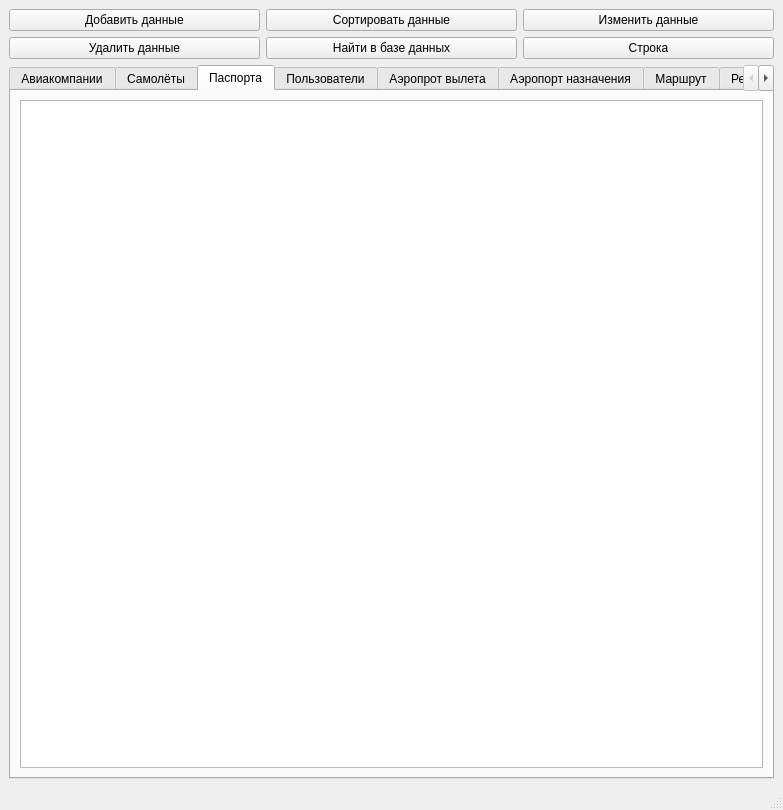
<?xml version="1.0" encoding="UTF-8"?>
<ui version="4.0">
 <class>MainWindow</class>
 <widget class="QMainWindow" name="MainWindow">
  <property name="geometry">
   <rect>
    <x>0</x>
    <y>0</y>
    <width>783</width>
    <height>810</height>
   </rect>
  </property>
  <property name="windowTitle">
   <string>MainWindow</string>
  </property>
  <property name="layoutDirection">
   <enum>Qt::LeftToRight</enum>
  </property>
  <property name="styleSheet">
   <string notr="true"/>
  </property>
  <widget class="QWidget" name="centralwidget">
   <layout class="QGridLayout" name="gridLayout">
    <item row="0" column="0">
     <widget class="QPushButton" name="pushButton">
      <property name="styleSheet">
       <string notr="true"/>
      </property>
      <property name="text">
       <string>Добавить данные</string>
      </property>
     </widget>
    </item>
    <item row="0" column="1">
     <widget class="QPushButton" name="pushButton_4">
      <property name="text">
       <string>Сортировать данные</string>
      </property>
     </widget>
    </item>
    <item row="1" column="1">
     <widget class="QPushButton" name="pushButton_3">
      <property name="text">
       <string>Найти в базе данных</string>
      </property>
     </widget>
    </item>
    <item row="1" column="0">
     <widget class="QPushButton" name="pushButton_2">
      <property name="text">
       <string>Удалить данные</string>
      </property>
     </widget>
    </item>
    <item row="0" column="2">
     <widget class="QPushButton" name="pushButton_change">
      <property name="text">
       <string>Изменить данные</string>
      </property>
     </widget>
    </item>
    <item row="2" column="0" colspan="3">
     <widget class="QTabWidget" name="tab_widget">
      <property name="styleSheet">
       <string notr="true"/>
      </property>
      <property name="currentIndex">
       <number>2</number>
      </property>
      <widget class="QWidget" name="Airline_tab">
       <attribute name="title">
        <string>Авиакомпании</string>
       </attribute>
       <layout class="QGridLayout" name="gridLayout_3">
        <item row="0" column="0">
         <widget class="QTableView" name="airline_tableView">
          <property name="styleSheet">
           <string notr="true"/>
          </property>
         </widget>
        </item>
       </layout>
      </widget>
      <widget class="QWidget" name="Plane_tab">
       <attribute name="title">
        <string>Самолёты</string>
       </attribute>
       <layout class="QGridLayout" name="gridLayout_4">
        <item row="0" column="0">
         <widget class="QTableView" name="plane_tableView">
          <property name="styleSheet">
           <string notr="true"/>
          </property>
         </widget>
        </item>
       </layout>
      </widget>
      <widget class="QWidget" name="passport_users_tab">
       <attribute name="title">
        <string>Паспорта</string>
       </attribute>
       <layout class="QGridLayout" name="gridLayout_5">
        <item row="0" column="0">
         <widget class="QTableView" name="passpor_user_tableView">
          <property name="styleSheet">
           <string notr="true"/>
          </property>
         </widget>
        </item>
       </layout>
      </widget>
      <widget class="QWidget" name="users_tab">
       <attribute name="title">
        <string>Пользователи</string>
       </attribute>
       <layout class="QGridLayout" name="gridLayout_6">
        <item row="0" column="0">
         <widget class="QTableView" name="users_tableView">
          <property name="styleSheet">
           <string notr="true"/>
          </property>
         </widget>
        </item>
       </layout>
      </widget>
      <widget class="QWidget" name="airport_out_tab">
       <attribute name="title">
        <string>Аэропрот вылета</string>
       </attribute>
       <layout class="QGridLayout" name="gridLayout_7">
        <item row="0" column="0">
         <widget class="QTableView" name="airport_out_tableView">
          <property name="styleSheet">
           <string notr="true"/>
          </property>
         </widget>
        </item>
       </layout>
      </widget>
      <widget class="QWidget" name="airport_in_tab">
       <attribute name="title">
        <string>Аэропорт назначения</string>
       </attribute>
       <layout class="QGridLayout" name="gridLayout_8">
        <item row="0" column="0">
         <widget class="QTableView" name="airport_in_tableView">
          <property name="styleSheet">
           <string notr="true"/>
          </property>
         </widget>
        </item>
       </layout>
      </widget>
      <widget class="QWidget" name="route_tab">
       <attribute name="title">
        <string>Маршрут</string>
       </attribute>
       <layout class="QGridLayout" name="gridLayout_9">
        <item row="0" column="0">
         <widget class="QTableView" name="route_tableView">
          <property name="styleSheet">
           <string notr="true"/>
          </property>
         </widget>
        </item>
       </layout>
      </widget>
      <widget class="QWidget" name="flight_tab">
       <attribute name="title">
        <string>Рейс</string>
       </attribute>
       <layout class="QGridLayout" name="gridLayout_10">
        <item row="0" column="0">
         <widget class="QTableView" name="flight_tableView">
          <property name="styleSheet">
           <string notr="true"/>
          </property>
         </widget>
        </item>
       </layout>
      </widget>
      <widget class="QWidget" name="ticket_tab">
       <attribute name="title">
        <string>Билет</string>
       </attribute>
       <layout class="QGridLayout" name="gridLayout_11">
        <item row="0" column="0">
         <widget class="QTableView" name="ticket_tableView">
          <property name="styleSheet">
           <string notr="true"/>
          </property>
         </widget>
        </item>
       </layout>
      </widget>
     </widget>
    </item>
    <item row="1" column="2">
     <widget class="QPushButton" name="pushButton_coman_line">
      <property name="text">
       <string>Строка</string>
      </property>
     </widget>
    </item>
   </layout>
  </widget>
  <widget class="QStatusBar" name="statusbar"/>
 </widget>
 <resources/>
 <connections/>
</ui>
